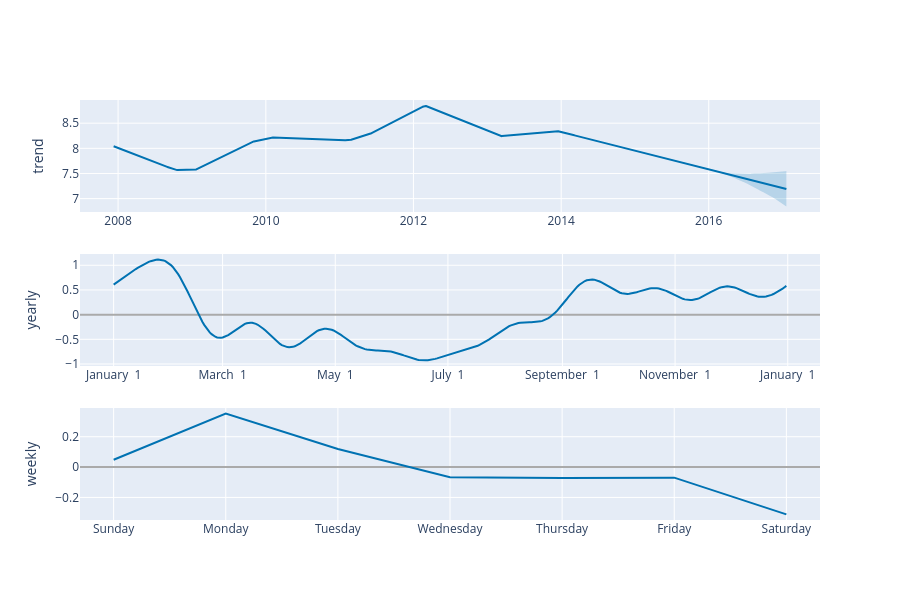

Notebook cell for this chart:
### Code cell
plot_components_plotly(m, forecast)

### Figure 1 — Plotly figure (JSON) as saved in the notebook; plotly's stock layout.template omitted (floating-point values rounded to 4 significant figures; data arrays with more than 128 entries replaced by an {"elided": "..."} marker saying what was removed)
{"data": [{"line": {"color": "#0072B2", "width": 2}, "mode": "lines", "name": "trend", "type": "scatter", "x": {"elided": "3270 str values"}, "xaxis": "x", "y": {"elided": "3270 float values"}, "yaxis": "y"}, {"line": {"color": "rgba(0, 114, 178, 0.2)", "width": 0}, "mode": "lines", "name": "trend_upper", "type": "scatter", "x": {"elided": "3270 str values"}, "xaxis": "x", "y": {"elided": "3270 float values"}, "yaxis": "y"}, {"fill": "tonexty", "fillcolor": "rgba(0, 114, 178, 0.2)", "line": {"color": "rgba(0, 114, 178, 0.2)", "width": 0}, "mode": "lines", "name": "trend_lower", "type": "scatter", "x": {"elided": "3270 str values"}, "xaxis": "x", "y": {"elided": "3270 float values"}, "yaxis": "y"}, {"line": {"color": "#0072B2", "width": 2}, "mode": "lines", "name": "yearly", "type": "scatter", "x": {"elided": "365 str values"}, "xaxis": "x2", "y": {"elided": "365 float values"}, "yaxis": "y2"}, {"line": {"color": "#0072B2", "width": 2}, "mode": "lines", "name": "weekly", "type": "scatter", "x": ["2017-01-01T00:00:00", "2017-01-02T00:00:00", "2017-01-03T00:00:00", "2017-01-04T00:00:00", "2017-01-05T00:00:00", "2017-01-06T00:00:00", "2017-01-07T00:00:00"], "xaxis": "x3", "y": [0.0483, 0.3523, 0.1196, -0.06666, -0.07226, -0.06957, -0.3117], "yaxis": "y3"}], "layout": {"height": 600, "showlegend": false, "width": 900, "xaxis": {"anchor": "y", "domain": [0, 1], "range": ["2007-06-26T14:24:00", "2017-07-04T09:36:00"], "type": "date"}, "xaxis2": {"anchor": "y2", "domain": [0, 1], "range": ["2016-12-13T18:54:02.958904115", "2018-01-18T11:04:57.863013581"], "tickformat": "%B %e", "type": "date"}, "xaxis3": {"anchor": "y3", "domain": [0, 1], "range": ["2016-12-31T16:48:00", "2017-01-07T07:12:00"], "tickformat": "%A", "type": "date"}, "yaxis": {"anchor": "x", "autorange": true, "domain": [0.7333, 1], "range": [6.734, 8.961], "rangemode": "normal", "title": {"text": "trend"}, "type": "linear", "zerolinecolor": "#AAA"}, "yaxis2": {"anchor": "x2", "autorange": true, "domain": [0.3667, 0.6333], "range": [-1.04, 1.229], "title": {"text": "yearly"}, "type": "linear", "zerolinecolor": "#AAA"}, "yaxis3": {"anchor": "x3", "autorange": true, "domain": [0, 0.2667], "range": [-0.3486, 0.3892], "title": {"text": "weekly"}, "type": "linear", "zerolinecolor": "#AAA"}}}
